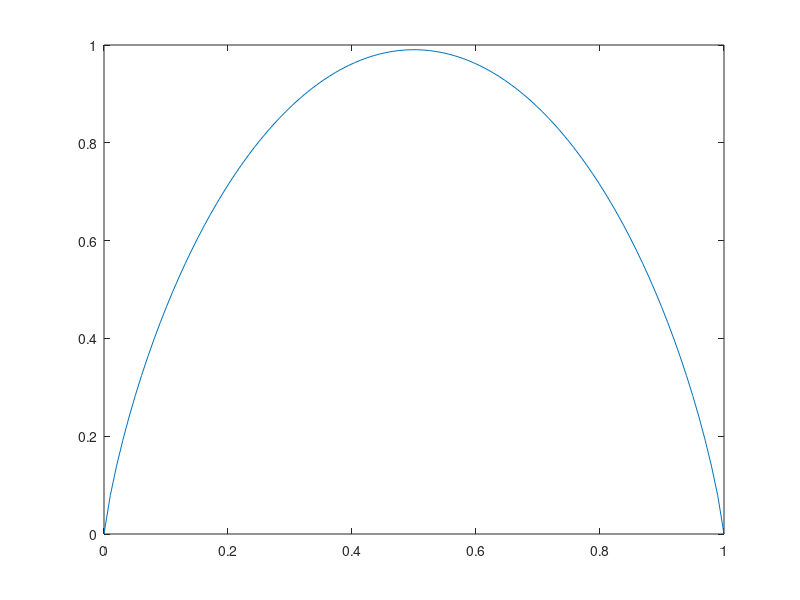

Source code (MATLAB): (Note: this script raises an error after producing the figure.)
%% Visualising the reduction in I(X;Y|A) when changing the input distribution
clear all
close all
clc

numPoints = 100;
p0 = linspace(0,1,numPoints);
p1 = 1-p0;
A = [0.1;1;10;100];
B = 100;
EntropyCoefficient = @(a,b) 1/beta(a,b);

for a = 1:length(A)
        HYgA = zeros(numPoints,1);
        HYgXandA = zeros(numPoints,1);
        for i = 1:numPoints
                funcHYgA = @(x) x.^(A(a)-1).*(1-x).^(B).*...
                    (((1-x).*p0(i) + x.*p1(i)).*log2((1-x).*p0(i) + x.*p1(i))...
                    + (x.*p0(i) + (1-x).*p1(i)).*log2(x.*p0(i) + (1-x).*p1(i)));
        
                funcHYgXandA = @(x) x.^(A(a)-1).*(1-x).^(B).*...
                    (x.*log2(x)+(1-x).*log2(1-x));
        
                HYgA(i) = -EntropyCoefficient(A(a),B).*integral(funcHYgA,0,1);
        
                HYgXandA(i) = -EntropyCoefficient(A(a),B).*integral(funcHYgXandA,0,1);
        end
        mutualInformation(a,:) = HYgA - HYgXandA;
        a
end

figure(1)
for i = 1:length(A)
    plot(p0,mutualInformation(i,:))
    labels(i) = string(sprintf('a = %3.2f , b = 100',A(i)));
    hold on
end
plot(0.5.*ones(10,1),linspace(0,1,10),'r-.')
title('I(X;Y|A) for changing p(X=0) at fixed a and b')
xlabel('p(X=0)')
ylabel('I(X;Y|A)')
legend(labels)
axis([0;1;0;1])
